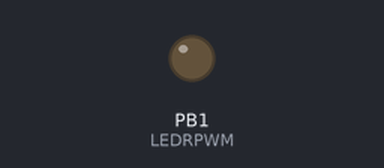
Simulated run of this sketch. Board: ATtiny85, built with avr-gcc and run on an emulated ATtiny85. Shown: output pins drawn as LEDs (lit = HIGH).

Above: at 0.15 s.
Timing chart, 0 to 40.0 s (numbered marks = the images above):
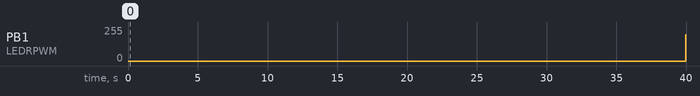

The sketch:

blink_pwm.ino
```cpp
#define LEDRPWM 1
int i =0;


void setup() {
  // put your setup code here, to run once:

}

void loop() {
  // put your main code here, to run repeatedly:
  for (i = 0; i < 255; i++) {
    analogWrite(LEDRPWM, i);
    delay(5);
  }
  for (i = 255; i > 0; i--) {
    analogWrite(LEDRPWM, i);
    delay(5);
  }

}
```

Measured:
- by itself, PB1 (LEDRPWM): 0/255 → 198/255 at 40.0 s
